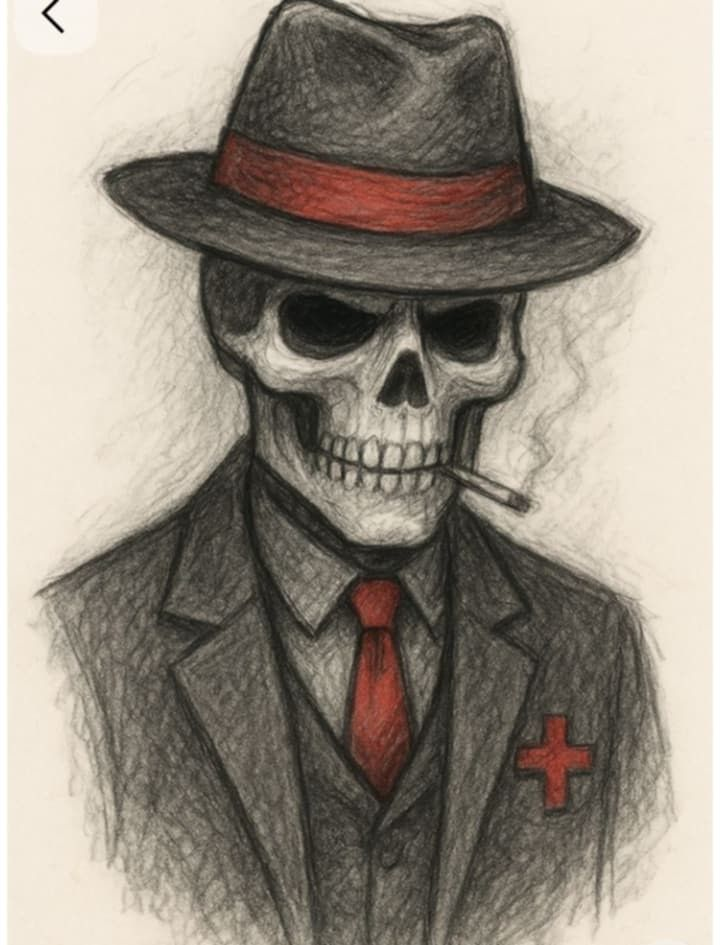
#> input picture backend/benchmarks/images/colored_skull.jpeg, 720 x 945 px
$ python -i sketch.py   (imports and definitions only)   (older library calls are emulated)
#> lines starting #> are read from the running program, lines starting #| are printed output that depends on the picture; after the words box and inside, x2 and y2 are one past the last pixel; in counts of white or black regions, pixels touching at a corner belong together
"""
Converts a raster image into an ordered list of pencil-style strokes.

Three kinds of strokes are produced:
  - "line" strokes: a small number of long, strong contours (glasses,
    jawline, collar, jewelry) — the structural work an artist lays down
    first, kept sparse and low-opacity rather than outlining everything.
    A second, finer-scale edge pass (Phase 9) reserves some of that budget
    for small but meaningful detail (tooth gaps, a nostril, an eye-socket
    boundary) that a single coarse Canny pass tends to merge away or miss.
  - "hatch" strokes: short strokes that follow the local form (the
    tangent of the image gradient), the way pencil shading follows hair
    direction or the curve of a cheek, instead of lying at a fixed global
    angle. Darker tone bands get denser, longer, heavier strokes, layered
    from light to dark so tone builds up the way real shading does.
  - colored "hatch" strokes (Phase 9, "faithful" style only): the same
    hatching machinery, restricted to connected regions of the image that
    are meaningfully chromatic (not grayscale), carrying a muted version
    of that region's own color instead of neutral graphite -- a red
    hatband stays recognizably red, without hardcoding "red" or any
    specific object.

Everything is returned in pixel coordinates of the (resized) working image,
along with that image's width/height, so the frontend can scale a canvas
to match and animate strokes in the order given.
"""

from __future__ import annotations

import math
import random
import time
from dataclasses import dataclass

import cv2
import numpy as np

MAX_DIMENSION = 760

# Resource safety budgets (Phase 6, section 5). These are backstops for
# pathological/adversarial input, not limits a normal photo should ever
# approach: a real image is downsampled to MAX_DIMENSION before any stroke
# generation happens, and the hatch pass's own band spacing already keeps
# typical stroke counts far below MAX_HATCH_STROKES.
#
# Phase 10.4: this headroom shrank a lot once the tone-aware accumulation
# cap (MAX_LOCAL_ACCUMULATION, below) started allowing far denser hatching
# for genuinely dark regions. Measured directly: a maximally pathological
# synthetic test (a large, uniformly near-black photo) now generates
# ~115,000 strokes -- within 5,000 of the old 120,000 ceiling, leaving
# almost no margin for anything even darker or larger. Tightened to
# 100,000 to restore real headroom. This bounds final payload/stroke
# count, not processing *time* (truncation happens after generation, not
# during it) -- the pathological case above still takes ~20s to generate
# before any truncation applies. Safely bounding generation time itself
# would need to skip remaining *light* bands first (the ones contributing
# least to perceived darkness), never the darkest ones processed last --
# exactly the bands the Phase 10.3 fix depends on -- which is a more
# invasive change than this phase's scope; flagged as a follow-up rather
# than guessed at here. None of this project's approved benchmark images
# (backend/benchmarks/) come anywhere near 100,000 strokes, so this change
# has no effect on any of them.
MAX_DECODED_PIXELS = 40_000_000  # ~6500x6500: guards decompression-bomb-style images
MAX_HATCH_STROKES = 100_000

STYLE_FAITHFUL = "faithful"  # preserves source color accents (section 2A)
STYLE_GRAPHITE = "graphite"  # intentional black-and-white interpretation (section 2B)
VALID_STYLES = (STYLE_FAITHFUL, STYLE_GRAPHITE)

# --- Phase 9: background suppression / "fewer, better strokes" -------------
# Configurable controls (section 7), not assumptions baked into the
# algorithm: BACKGROUND_PERCENTILE + MIN_TONAL_SIGNIFICANCE derive "what
# counts as paper" from the actual image's own brightest tones (never
# assumed to be pure white), so a pixel only gets hatched once it is
# meaningfully darker than that image's own paper/background tone -- not
# merely "less than 240".
BACKGROUND_PERCENTILE = 90
MIN_TONAL_SIGNIFICANCE = 14.0
# Below this much spread between the image's lightest and darker tones,
# there's no real background/subject split to protect -- see
# image_to_strokes's tone_spread guard.
MIN_BACKGROUND_SPREAD = 25.0
HATCH_SPACING_SCALE = 1.15  # >1 = sparser overall ("fewer, better strokes")
CROSS_HATCH_MIN_SHADE = 0.5
# Coarse per-cell cap on how many accepted strokes (any band, any pass) may
# land in the same neighborhood -- a direct bound on "maximum local
# graphite accumulation", independent of how many bands a region's tone
# would otherwise qualify for.
ACCUM_CELL_PX = 10
# Phase 10.3: a single flat cap here was empirically proven wrong, not
# just suboptimal -- a synthetic near-black/dark-gray/medium-gray/
# light-gray/near-white test strip, run through the real pipeline and
# real Canvas renderer, rendered the three darkest bands at nearly
# identical luminance (measured ~178/255 for source values 15, 70, AND
# 128), and a solid black circle on white rendered as a light gray
# hatched disc, not a dark one. Root cause: every tone dark enough to
# qualify for several bands hit the *same* flat per-cell density ceiling
# regardless of how much darker than its neighbors it actually was, so
# "near-black" and "medium-gray" converged on identical stroke density.
# The cap is now a function of the local source tone: light/mid tones
# keep the original conservative ceiling (texture, not a solid mass);
# tones approaching true black are allowed far more overlapping layers,
# because real deep graphite shadow is built from many dozens of
# crossing strokes, not ~10.
MIN_LOCAL_ACCUMULATION = 10  # unchanged ceiling for light/mid tones
MAX_LOCAL_ACCUMULATION = 60  # ceiling for true near-black tones
# Tone (0-255) at and above which the ceiling is already at its minimum --
# i.e. "not meaningfully darker than a midtone," no extra density earned.
ACCUMULATION_DARKNESS_REFERENCE = 170.0


def _accumulation_cap_formula(tone_value: float) -> int:
    darkness = max(0.0, min(1.0, (ACCUMULATION_DARKNESS_REFERENCE - tone_value) / ACCUMULATION_DARKNESS_REFERENCE))
    # Squared, not linear (Phase 10.4): a linear ramp gave an ordinary
    # photographic midtone (measured: a low-contrast photo whose darkest
    # gradient edge was only tone~90, nowhere near black) a cap around 34
    # -- enough to render it as a dense, nearly solid dark mass, losing the
    # low-contrast character of the source entirely. Squaring the darkness
    # fraction keeps moderate midtones close to the original, conservative
    # ceiling and reserves the large caps for tones that are genuinely
    # close to true black, without weakening separation at the dark end
    # (where it matters for the Phase 10.3 fix): tone=15 still reaches 52,
    # tone=70 drops to a more modest 27, tone=128 stays near the floor at 13.
    darkness = darkness * darkness
    return int(round(MIN_LOCAL_ACCUMULATION + darkness * (MAX_LOCAL_ACCUMULATION - MIN_LOCAL_ACCUMULATION)))


# Phase 10.4 (profiling): _accumulation_cap_formula is evaluated once per
# *candidate* hatch seed -- including every rejected one -- so its cost
# scales with attempted density, not just accepted strokes. Tone is
# always an 8-bit source value, so the formula has only 256 distinct
# possible inputs: precomputing them once into a lookup table turns a
# floating-point formula + round() + function call into a single array
# index, with no change to the result for any real input.
_ACCUMULATION_CAP_LUT = np.array([_accumulation_cap_formula(t) for t in range(256)], dtype=np.int16)


def _accumulation_cap_for_tone(tone_value: float) -> int:
    idx = 0 if tone_value < 0 else 255 if tone_value > 255 else int(tone_value)
    return int(_ACCUMULATION_CAP_LUT[idx])

# --- Phase 9: source-color preservation (Faithful Pencil only) -------------
CHROMA_THRESHOLD = 18.0  # CIELAB chroma; generalizes to any accent hue, not just red
MIN_COLOR_REGION_AREA = 40  # px; ignores color noise/speckle too small to matter
HUE_BIN_COUNT = 12  # splits connected-components by hue so two touching/overlapping
# differently-colored shapes (e.g. a red hatband against a blue jacket) never merge into
# one component and get averaged into a single wrong color
COLOR_MUTE_FACTOR = 0.72  # 0 = fully desaturated to gray, 1 = fully saturated source color

# --- Phase 9: smoothly-varying hatch orientation (section 6) ---------------
# A single coarse random field, upsampled with bilinear interpolation, so
# the hatch angle drifts gently from one area to another instead of being
# the exact same angle everywhere -- deterministic and reproducible (fixed
# seed), never chaotic (low grid resolution + linear upsampling keeps
# changes smooth, not noisy).
ANGLE_JITTER_GRID = 8
ANGLE_JITTER_DEG = 12.0
ANGLE_JITTER_SEED = 11

# --- Phase 9: multi-scale contour selection (section 4) --------------------
STRUCTURAL_CONTOUR_SLOTS = 110
FINE_CONTOUR_SLOTS = 50
COARSE_MIN_CONTOUR_LENGTH = 28.0
# Deliberately much shorter than the coarse floor: a tooth gap, a nostril,
# or an eye-socket boundary can be well under 28px even in a 760px-tall
# image. The fine pass's own lower Canny thresholds only change which
# edges are *found*; without a separate, lower length floor here, small
# real contours were still being discarded at this filtering step
# regardless (caught by test_multi_scale_contours_recover_small_detail...).
FINE_MIN_CONTOUR_LENGTH = 9.0
TOTAL_LINE_STROKE_CAP = STRUCTURAL_CONTOUR_SLOTS + FINE_CONTOUR_SLOTS
class GenerationInstrumentation:
    """Opt-in, observational counters for Phase 10.5.

    The collector is deliberately separate from the stroke data model. When
    omitted, the generation path performs no metric bookkeeping and returns
    exactly the historical drawing plan.
    """

    # [93 lines left out: functions __init__, bucket, finish, validate_accounting, plan_budgets, _spatial_demand and 1 more, not called in this run]


class ResourceBudgetScheduler:
    """Initial, opt-in pass scheduler for predicted pathological demand.

    It is deliberately conservative: normal benchmark-shaped images stay on
    the historical path. When active, pass budgets are allocated from fixed
    tonal-demand weights, with progressively darker and cross-hatched passes
    receiving larger shares. This is enforcement before tracing, not the old
    post-generation stride truncation.
    """

    PASS_WEIGHTS = {
        **{f"band:{threshold}:parallel": 1.0 + index * 0.15
           for index, threshold in enumerate((240, 222, 200, 178, 155, 132, 108, 85, 62, 40))},
        **{f"band:{threshold}:cross": 1.3 + index * 0.18
           for index, threshold in enumerate((108, 85, 62, 40))},
    }

    # [54 lines left out: functions __init__, from_tone, permits, accepted_one, report, not called in this run]


@dataclass
class Stroke:
    points: list[list[float]]
    width: float
    shade: float  # 0 (light) - 1 (dark), drives stroke opacity
    kind: str  # "line" | "hatch"
    color: str | None = None  # "#rrggbb"; None means neutral graphite (default, backward compatible)

    # [26 lines left out: functions to_json, _resize_to_max_dim, not called in this run]


def _contour_candidates(edges: np.ndarray, min_length: float = 28.0) -> list[tuple[float, list[list[float]]]]:
    contours, _ = cv2.findContours(edges, cv2.RETR_LIST, cv2.CHAIN_APPROX_TC89_L1)
    candidates: list[tuple[float, list[list[float]]]] = []
    for c in contours:
        length = cv2.arcLength(c, False)
        if length < min_length:
            continue
        approx = cv2.approxPolyDP(c, epsilon=1.3, closed=False)
        pts = approx.reshape(-1, 2).astype(float).tolist()
        if len(pts) < 2:
            continue
        candidates.append((length, pts))
    return candidates


def _extract_line_strokes(gray: np.ndarray) -> list[Stroke]:
    """Sparse structural contours only — not a full outline of every edge.

    Two edge scales compete for a shared, still-bounded budget: a coarse
    pass (unchanged from before) for big structural contours, and a finer,
    less-smoothed pass that recovers small but meaningful detail a single
    coarse threshold tends to merge away -- individual teeth, a nostril, an
    eye-socket boundary. Reserving dedicated slots for the fine pass stops
    the (much larger) population of big contours from crowding small ones
    out purely by raw arc length.
    """
    blurred = cv2.bilateralFilter(gray, d=7, sigmaColor=50, sigmaSpace=50)
    # No dilation: thickening the edge before tracing its contour makes the
    # tracer walk both sides of the thickened blob as if they were two
    # separate, slightly offset strokes (the "doubled line" look on frames
    # and lip outlines). A thin, undilated edge traces as one clean line.
    edges_coarse = cv2.Canny(blurred, 70, 160)

    fine_blurred = cv2.bilateralFilter(gray, d=3, sigmaColor=30, sigmaSpace=30)
    edges_fine = cv2.Canny(fine_blurred, 40, 110)

    coarse_candidates = sorted(_contour_candidates(edges_coarse, COARSE_MIN_CONTOUR_LENGTH), key=lambda c: -c[0])
    fine_candidates = sorted(_contour_candidates(edges_fine, FINE_MIN_CONTOUR_LENGTH), key=lambda c: -c[0])

    selected = coarse_candidates[:STRUCTURAL_CONTOUR_SLOTS] + fine_candidates[:FINE_CONTOUR_SLOTS]
    selected = selected[:TOTAL_LINE_STROKE_CAP]

    return [Stroke(points=pts, width=1.1, shade=0.55, kind="line") for _length, pts in selected]


# [88 lines left out: functions _flow_field, _trace_streamline, not called in this run]


def _accum_at(accum: np.ndarray, xi: int, yi: int) -> int:
    return int(accum[yi // ACCUM_CELL_PX, xi // ACCUM_CELL_PX])


# [390 lines left out: functions _accumulate, _hatch_pass, _extract_hatch_strokes, _muted_hex_color, _extract_colored_strokes, image_to_strokes, not called in this run]

>>> import cv2
>>> picture = cv2.imread('benchmarks/images/colored_skull.jpeg', cv2.IMREAD_GRAYSCALE)
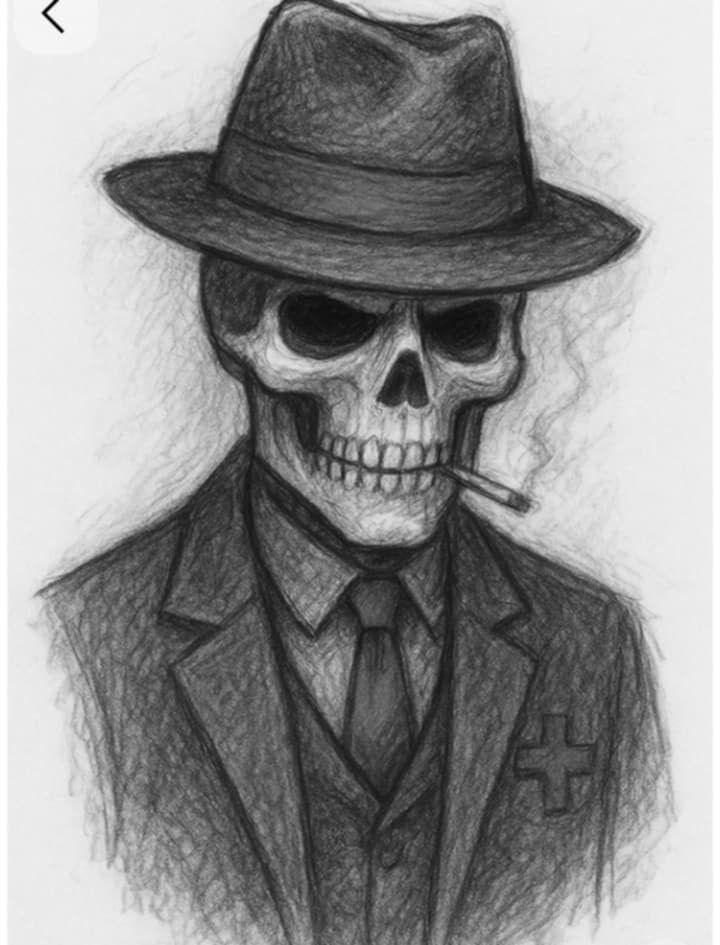
#> picture: shape (945, 720); min 0, max 255, mean 145.7
>>> result = _extract_line_strokes(picture)
#> in _extract_line_strokes, `edges_coarse = cv2.Canny(blurred, 70, 160)`:
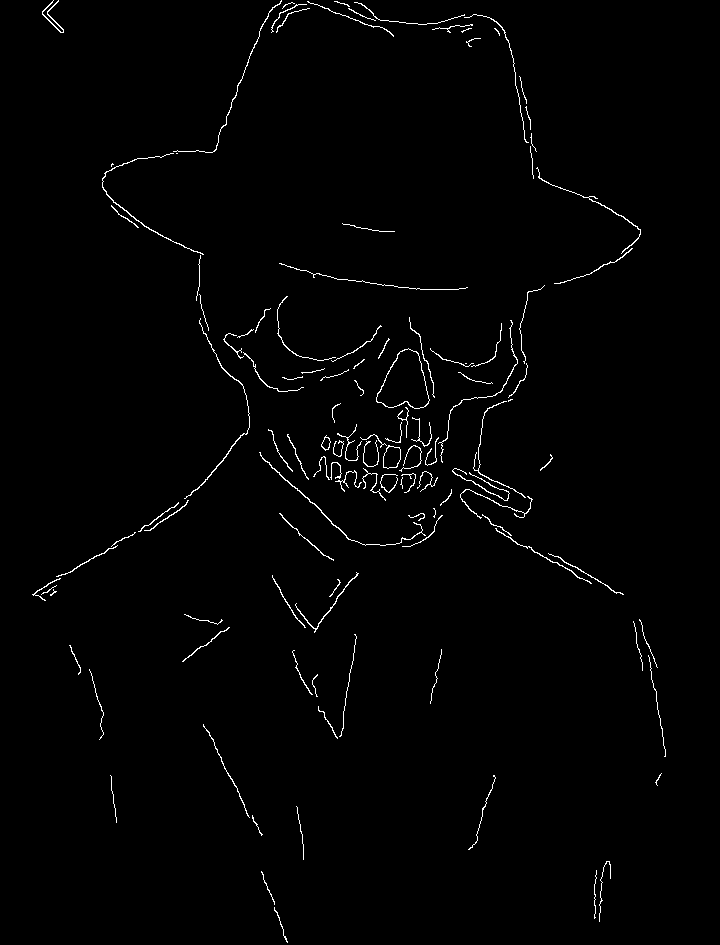
#> edges_coarse: shape (945, 720); 1.2% white in thin lines or dots, all inside (x1, y1, x2, y2) = (32, 0, 666, 943)
#> in _extract_line_strokes, `edges_fine = cv2.Canny(fine_blurred, 40, 110)`:
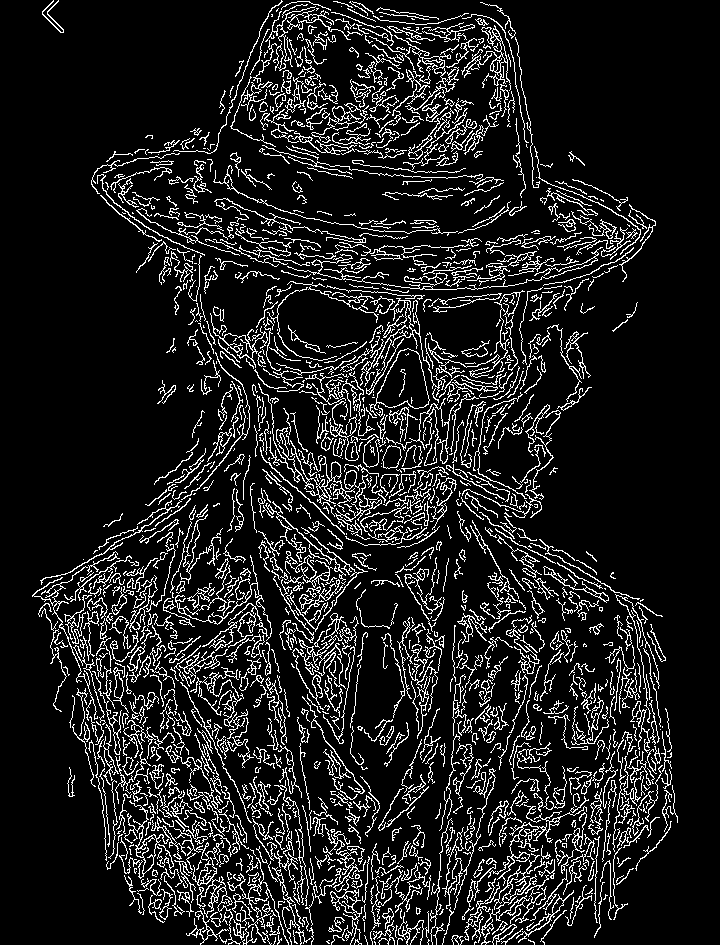
#> edges_fine: shape (945, 720); 11.9% white in thin lines or dots, all inside (x1, y1, x2, y2) = (32, 0, 678, 945)
#> in _contour_candidates, `contours, _ = cv2.findContours(edges, cv2.RETR_LIST, cv2.CHAIN_APPROX_..`: contours = 121 contours, 83 with area under 20; largest, box (x1, y1, x2, y2) and area: (376, 348, 429, 409) 2088, (376, 348, 429, 409) 2044, (383, 445, 401, 468) 308, (383, 446, 401, 468) 305, (42, 0, 64, 33) 102
#> the loop in _contour_candidates, `for c in contours:` made 121 passes
#> length on passes 1, 4, 6, 7, 9, 10, 11, 13, 14, 15, 16, 17: 76.36, 161.4, 101.2, 166, 26.08, 212.2, 77.05, 150.3, 207.8, 98.77, 110.8, 63.6
#> (length, pts) on passes 2, 3, 5, 8, 12, 24: (70.56, [[261, 871], [274, 904], [263, 879], [263, 874]]), (92.86, [[596, 870], [594, 884], [594, 918], [594, 884], [596, 874]]), (43.31, [[252, 815], [253, 821], [258, 827], [261, 835], [253, 817]]), (80.86, [[110, 775], [116, 822], [113, 794], [111, 790]]), (43.23, [[317, 674], [312, 680], [317, 696], [312, 680]]), (33.8, [[56, 585], [41, 594], [47, 592], [54, 586]])
#> after the loop in _contour_candidates, `for c in contours:`: candidates = 108 items
#> in _contour_candidates (call 2), `contours, _ = cv2.findContours(edges, cv2.RETR_LIST, cv2.CHAIN_APPROX_..`: contours = 1817 contours, 1232 with area under 20; largest, box (x1, y1, x2, y2) and area: (369, 349, 429, 416) 2114, (376, 349, 429, 409) 2054, (258, 383, 355, 512) 634, (119, 800, 169, 879) 568, (210, 313, 268, 368) 502
#> the loop in _contour_candidates (call 2), `for c in contours:` made 1817 passes
#> length on passes 6, 7, 12: 23.95, 18.91, 72.83
#> in _extract_line_strokes, `fine_candidates = sorted(_contour_candidates(edges_fine, FINE_MIN_CONT..`: fine_candidates = 1441 items
#> in _extract_line_strokes, `selected = coarse_candidates[:STRUCTURAL_CONTOUR_SLOTS] + fine_candida..`: selected = 158 items
#> result = 158 items
